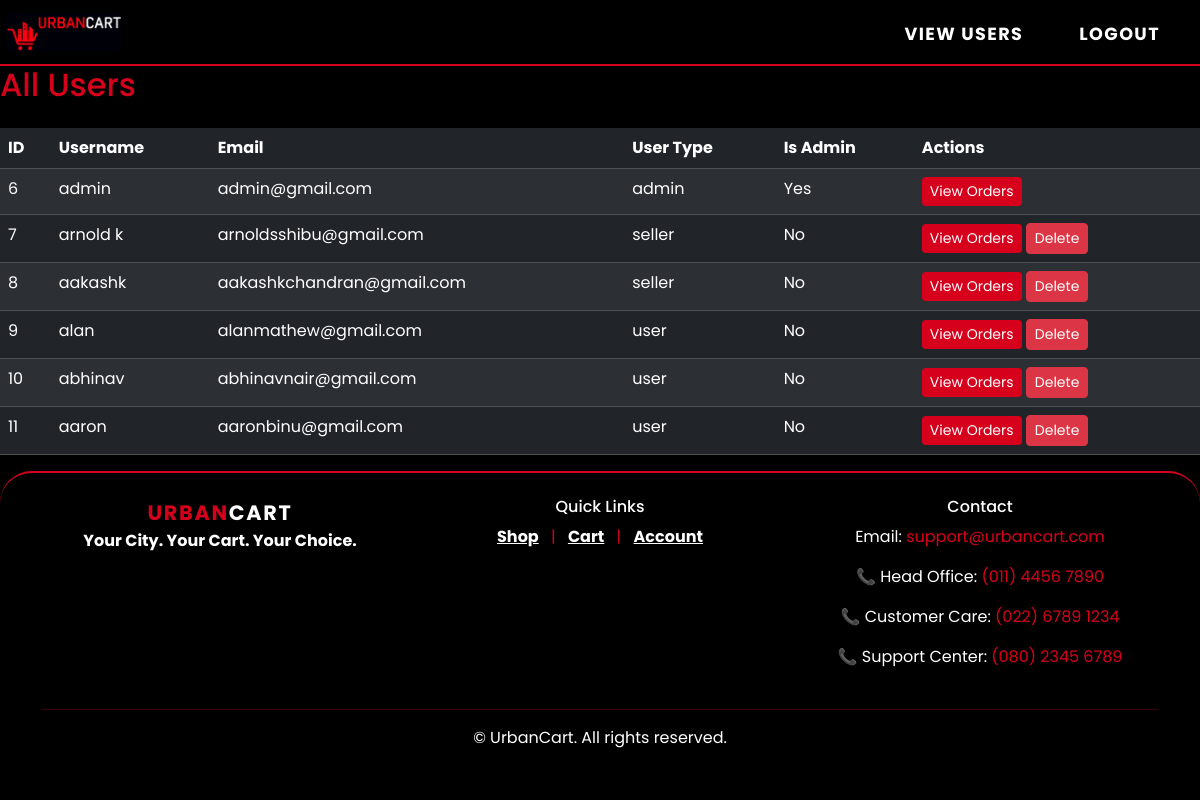
/view_users/ (signed in), run on the app's committed database.
### app/models.py (models this page shows)
class Register(AbstractUser):
    FirstName=models.CharField(max_length=20,null=True)
    LastName=models.CharField(max_length=20,null=True)
    phone=models.IntegerField(null=True)
    usertype=models.CharField(default="admin",max_length=10)

### app/views.py (the view)
# urls.py: path('view_users/', views.view_users, name='view_users'),
@user_passes_test(lambda u: u.is_superuser)
def view_users(request):
    users = Register.objects.all()
    return render(request, 'view_users.html', {'users': users})

### app/templates/view_users.html (shortened to what this page needs)
{% extends 'base.html' %}
{% block content %}
<h2 class="mb-4" style="color:#d6001c;">All Users</h2>
<table class="table table-dark table-striped" style="background:#232323; border-radius:12px;">
  <thead>
    <tr>
      <th>ID</th>
      <th>Username</th>
      <th>Email</th>
      <th>User Type</th>
      <th>Is Admin</th>
      <th>Actions</th>
    </tr>
  </thead>
  <tbody>
    {% for user in users %}
    <tr>
      <td>{{ user.id }}</td>
      <td>{{ user.username }}</td>
      <td>{{ user.email }}</td>
      <td>{{ user.usertype }}</td>
      <td>{% if user.is_superuser %}Yes{% else %}No{% endif %}</td>
      <td>
        <a href="{% url 'admin_user_orders' user.id %}" class="btn btn-primary btn-sm" style="background:#d6001c; border:none;">View Orders</a>
        {% if not user.is_superuser %}
        <form method="post" action="{% url 'delete_user' user.id %}" style="display:inline;">
          <button type="submit" class="btn btn-danger btn-sm" onclick="return confirm('Are you sure you want to delete this user?');">Delete</button>
        </form>
        {% endif %}
      </td>
    </tr>
    {% endfor %}
  </tbody>
</table>
{% endblock %}

### app/templates/base.html (style rules this page uses)
:root { --toyota-red: #d6001c; --toyota-dark: #181818; --toyota-light: #fff; }
body { font-family: 'Poppins', Arial, sans-serif; background: #000; color: #fff; min-height: 100vh; }

### data on the page
Register: id "6", username "admin", email "admin@gmail.com", usertype "admin", is_superuser "Yes"
Register: id "7", username "arnold k", email "arnoldsshibu@gmail.com", usertype "seller", is_superuser "No"
Register: id "8", username "aakashk", email "aakashkchandran@gmail.com", usertype "seller", is_superuser "No"
Register: id "9", username "alan", email "alanmathew@gmail.com", usertype "user", is_superuser "No"
Register: id "10", username "abhinav", email "abhinavnair@gmail.com", usertype "user", is_superuser "No"
Register: id "11", username "aaron", email "aaronbinu@gmail.com", usertype "user", is_superuser "No"
